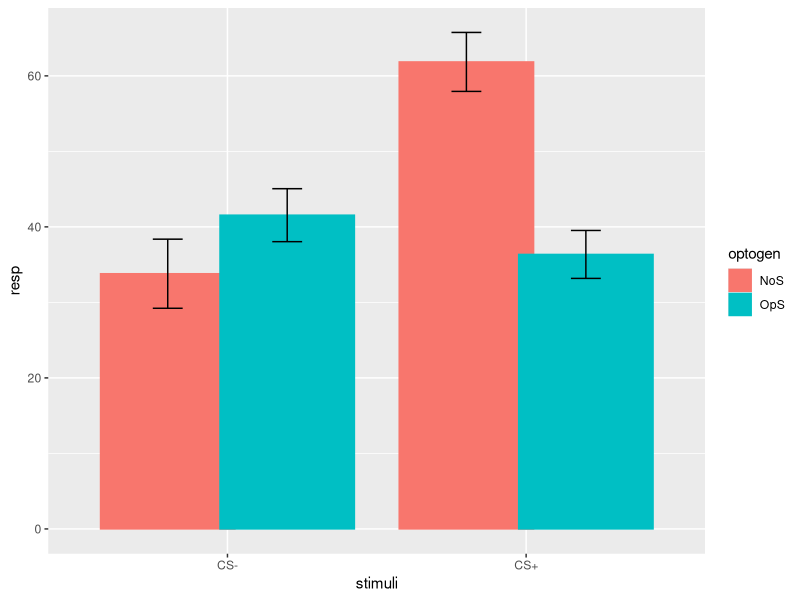

Source code (R): (Note: this script raises an error after producing the figure.)
# interactions?

N <- 11
# CS+, NoS=58; 
# CS+, OpS=39; 
# CS-, NoS=38, 
# CS-, OpS=37;
# error mean square
ems <- 15#sqrt(275)

# set.seed(1)
data <- rbind(data.frame(id=1:N, stimuli="CS+", optogen="NoS", resp=rnorm(N, 58, ems)),
              data.frame(id=1:N, stimuli="CS+", optogen="OpS", resp=rnorm(N, 39, ems)),
              data.frame(id=1:N, stimuli="CS-", optogen="NoS", resp=rnorm(N, 38, ems)),
              data.frame(id=1:N, stimuli="CS-", optogen="OpS", resp=rnorm(N, 37, ems)))
# Classic ANOVA
m <- aov(resp ~ stimuli * optogen + Error(id/(stimuli*optogen)), data)
summary(m)


library(ggplot2)

ggplot(data, aes(x=stimuli,y=resp,col=optogen,fill=optogen)) + 
  stat_summary(geom="bar", position = position_dodge(.8)) +
  stat_summary(geom="errorbar", col="black", width=.2, position = position_dodge(.8))

library(lmerTest)
model0 <- lmer(resp ~ 1 + (1|id), data)
model1 <- lmer(resp ~ stimuli + optogen + (1|id), data)
model2 <- lmer(resp ~ stimuli * optogen + (1|id), data)
summary(model1)
anova(model1)
anova(model0,model1,model2)

# Classic ANOVA
m <- aov(resp ~ stimuli * optogen + Error(id/(stimuli*optogen)), data)
summary(m)

data$resp_hat <- predict(model1)
data$x_plot <- ifelse(data$test=="CS+", 1, 0)

ggplot(data, aes(x=x_plot, y=resp, col=stim, fill=stim)) + 
  stat_summary() +# Model predictions
  # geom_line(data, aes(x=x_plot, group = id, x, y=resp_hat)) #+
  scale_x_continuous(limits = c(-.2,1.2),
                     breaks = c(0,1), labels=c("CS+","CS-"))+
  geom_smooth(method = "lm")
